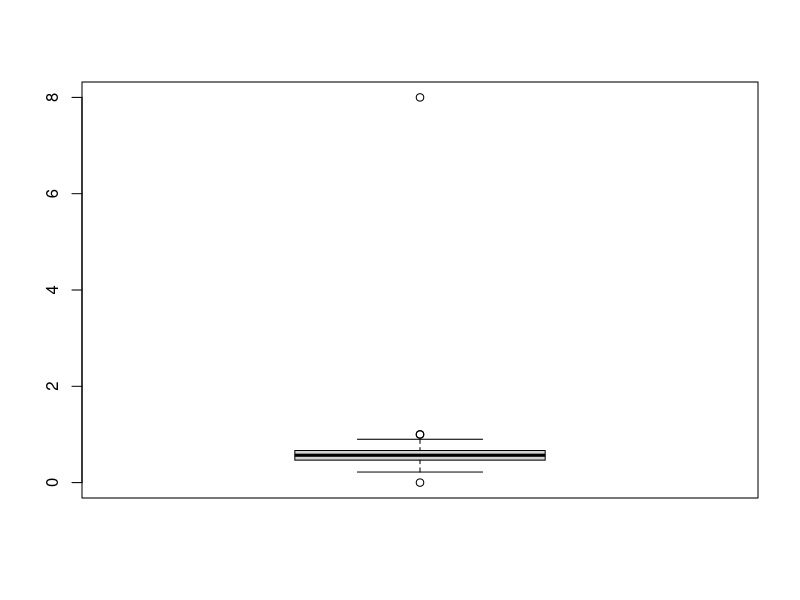
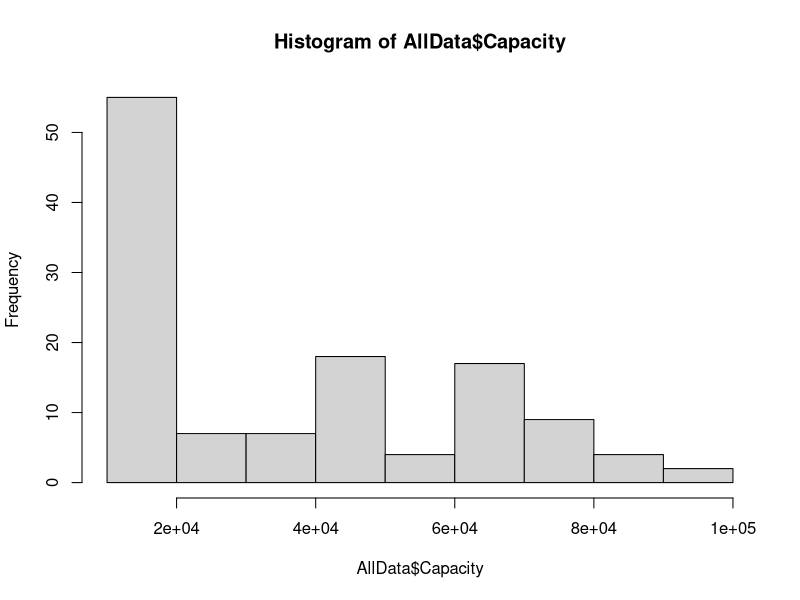
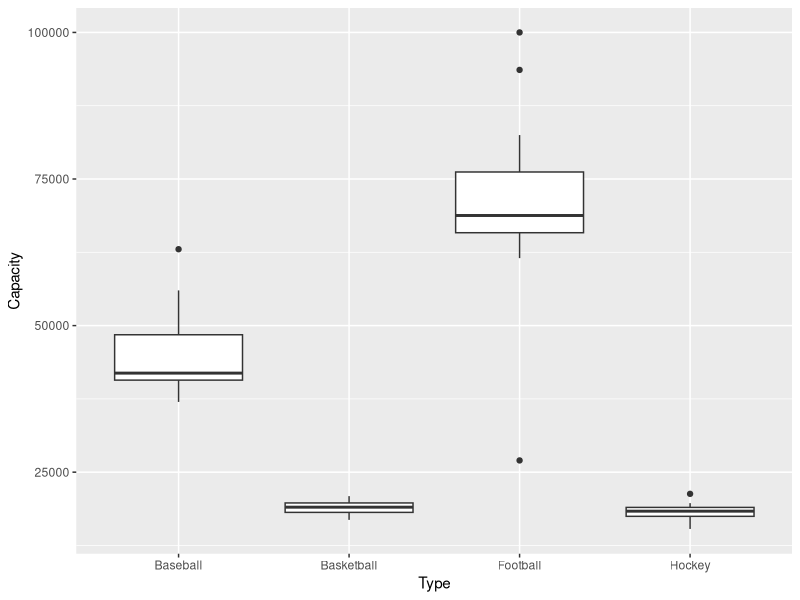
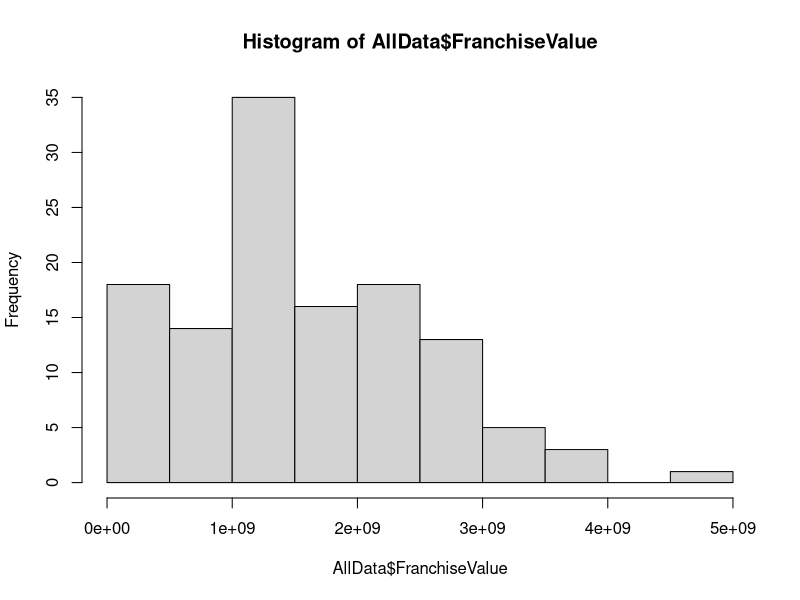
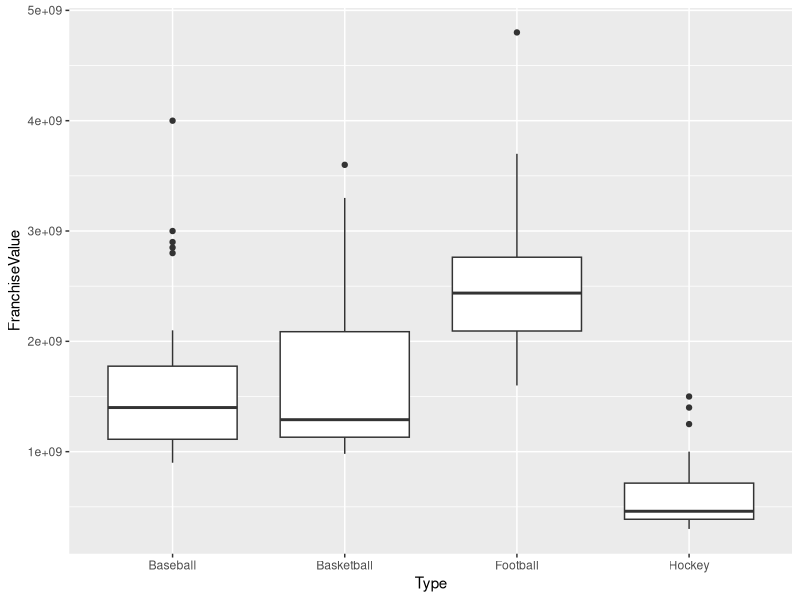
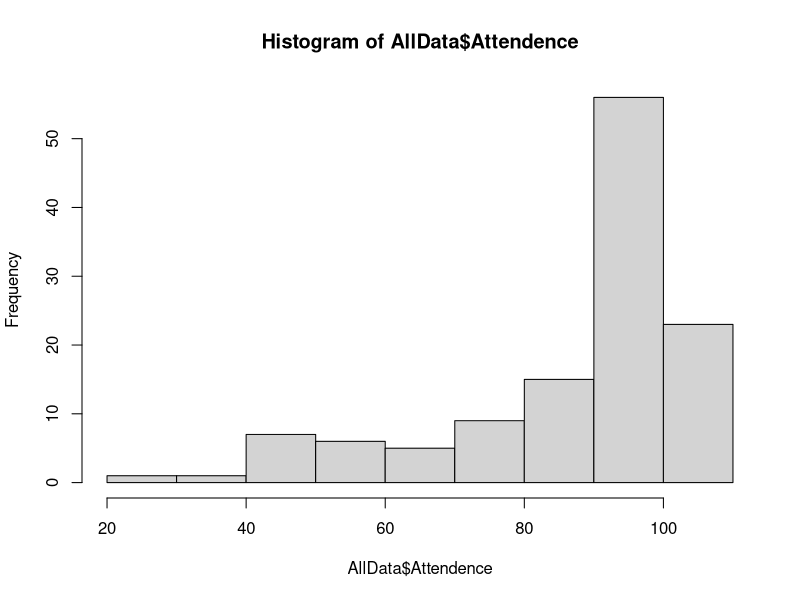
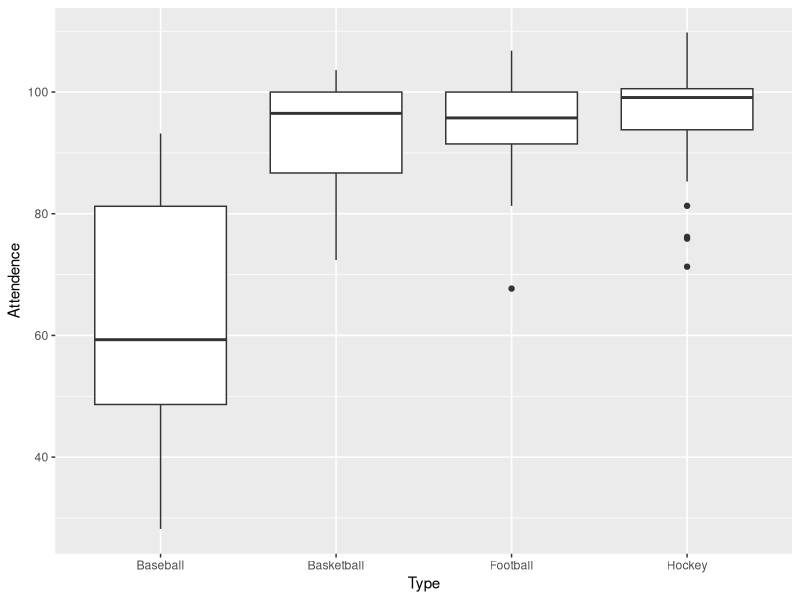
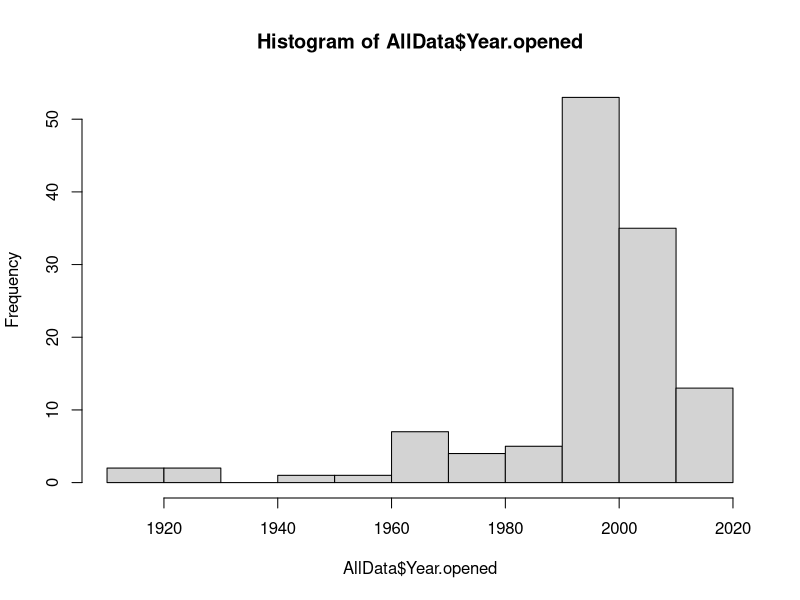

Recreate these plots in R, in order.
## ---- chunk 1
knitr::opts_chunk$set(echo = TRUE)
library(dplyr)
library(ggplot2)
## ---- chunk 2
state <- read.csv("StateData.csv")
team <- read.csv("TeamData.csv",stringsAsFactors = TRUE)

statestuff <- data.frame(state.abb,state.name)
colnames(statestuff) <- c("State","StateName")
state <- full_join(state,statestuff)
state$StateName <- as.character(state$StateName)
state <- state%>%mutate(StateAbb=State,State=ifelse(State=="DC","District of Columbia",as.character(StateName)))
AllData <- right_join(state,team)
write.csv(AllData,"AllData.csv")

# make strings numeric
AllData$Capacity <- as.numeric(gsub(",", "", AllData$Capacity) )
AllData$FranchiseValue <- as.numeric(gsub(",", "", AllData$FranchiseValue) )

# making percent of home wins as variable

AllData <- AllData %>% mutate(WinPct = HomeWins/HomeGames)
## ---- chunk 3
# Team Level Variables
# Basic EDA
# #
boxplot(AllData$WinPct)
summary(AllData$WinPct)
# # Sport
table(AllData$Type)

# # Capacity
hist(AllData$Capacity)
summary(AllData$Capacity)
ggplot(AllData, aes(x=Type, y = Capacity)) + geom_boxplot() # interaction needed for stadium size and sport

# # FranchiseValue
hist(AllData$FranchiseValue)
summary(AllData$FranchiseValue)
ggplot(AllData, aes(x=Type, y = FranchiseValue)) + geom_boxplot() # interaction needed for franchise and sport

# # Attendance
hist(AllData$Attendence)
summary(AllData$Attendence)
ggplot(AllData, aes(x=Type, y = Attendence)) + geom_boxplot() # interaction needed for franchise and sport

# # Year
hist(AllData$Year.opened)
tapply(AllData$Capacity, AllData$Year.opened, mean)
tapply(AllData$Year.opened, AllData$Type,mean) # hockey and basketball have newest stadiums and baseball and football have older, with baseball being oldest
## ---- chunk 4
# Level 1 Interactions

# make capacity a factor for data exploration
AllData$CapFactor <- cut(AllData$Capacity, breaks = c(0, 18578, 27000,  62250,100000), labels = c("1st Q", "2nd Q", "3rd Q", "4th Q"))

# make franchise a factor for data exploration
AllData$FranchiseFactor <- cut(AllData$FranchiseValue, breaks = c(0, 1.000e+09, 1.350e+09,  2.300e+09,4.900e+09), labels = c("1st Q", "2nd Q", "3rd Q", "4th Q"))

# make attendance a factor for data exploration
AllData$YearFactor <- cut(AllData$Year.opened, breaks = c(0, 1994, 1999,  2004,2019), labels = c("1st Q", "2nd Q", "3rd Q", "4th Q"))


#cap and year
ggplot(AllData, aes(x=Year.opened, y = Capacity, color = WinPct)) + geom_point()
ggplot(AllData, aes(x=Year.opened,y = WinPct)) + geom_point() + facet_wrap(~CapFactor) # doesn't appear to be an interaction

#cap and sport
ggplot(AllData, aes(x=Capacity,y = WinPct)) + geom_point() + facet_wrap(~Type) # doesn't appear to be an interaction

#cap and franchise $$
ggplot(AllData, aes(x=FranchiseValue,y = WinPct)) + geom_point() + facet_wrap(~CapFactor) # doesn't appear to be an interaction

#cap and attendance
ggplot(AllData, aes(x=Attendence,y = WinPct)) + geom_point() + facet_wrap(~CapFactor) +geom_smooth(method=lm) # Interaction

# year and sport
ggplot(AllData, aes(x=Year.opened,y = WinPct)) + geom_point() + facet_wrap(~Type) +geom_smooth(method=lm) # potentially...

# year and franchise $
ggplot(AllData, aes(x=FranchiseValue,y = WinPct)) + geom_point() + facet_wrap(~YearFactor) +geom_smooth(method=lm) # nope

# year and attandence
ggplot(AllData, aes(x=Attendence,y = WinPct)) + geom_point() + facet_wrap(~YearFactor) +geom_smooth(method=lm) # nope

# sport and franchise $
ggplot(AllData, aes(x=FranchiseValue,y = WinPct)) + geom_point() + facet_wrap(~Type) +geom_smooth(method=lm) # interaction

# sport and attendance
ggplot(AllData, aes(x=Attendence,y = WinPct)) + geom_point() + facet_wrap(~Type) +geom_smooth(method=lm) # potentially

# franchise $ and attendance
ggplot(AllData, aes(x=Attendence,y = WinPct)) + geom_point() + facet_wrap(~FranchiseFactor) +geom_smooth(method=lm) # potentially
